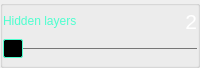
              <widget class="QGroupBox" name="layersCountGrBox">
               <property name="sizePolicy">
                <sizepolicy hsizetype="Expanding" vsizetype="Minimum">
                 <horstretch>0</horstretch>
                 <verstretch>0</verstretch>
                </sizepolicy>
               </property>
               <property name="maximumSize">
                <size>
                 <width>16777215</width>
                 <height>66</height>
                </size>
               </property>
               <layout class="QGridLayout" name="gridLayout">
                <property name="leftMargin">
                 <number>0</number>
                </property>
                <property name="topMargin">
                 <number>5</number>
                </property>
                <property name="rightMargin">
                 <number>0</number>
                </property>
                <property name="bottomMargin">
                 <number>6</number>
                </property>
                <property name="horizontalSpacing">
                 <number>0</number>
                </property>
                <property name="verticalSpacing">
                 <number>6</number>
                </property>
                <item row="0" column="0">
                 <widget class="QLabel" name="hiddenTextLabel">
                  <property name="minimumSize">
                   <size>
                    <width>0</width>
                    <height>20</height>
                   </size>
                  </property>
                  <property name="maximumSize">
                   <size>
                    <width>16777215</width>
                    <height>20</height>
                   </size>
                  </property>
                  <property name="font">
                   <font>
                    <family>Segoe UI</family>
                    <pointsize>9</pointsize>
                    <bold>false</bold>
                   </font>
                  </property>
                  <property name="styleSheet">
                   <string notr="true">color: rgb(78, 255, 207);</string>
                  </property>
                  <property name="text">
                   <string>Hidden layers</string>
                  </property>
                 </widget>
                </item>
                <item row="0" column="1">
                 <widget class="QLabel" name="layersValueLabel">
                  <property name="minimumSize">
                   <size>
                    <width>0</width>
                    <height>20</height>
                   </size>
                  </property>
                  <property name="maximumSize">
                   <size>
                    <width>16777215</width>
                    <height>20</height>
                   </size>
                  </property>
                  <property name="font">
                   <font>
                    <pointsize>16</pointsize>
                   </font>
                  </property>
                  <property name="layoutDirection">
                   <enum>Qt::LeftToRight</enum>
                  </property>
                  <property name="styleSheet">
                   <string notr="true">color: rgb(255, 255, 255)</string>
                  </property>
                  <property name="text">
                   <string>2</string>
                  </property>
                  <property name="alignment">
                   <set>Qt::AlignRight|Qt::AlignTrailing|Qt::AlignVCenter</set>
                  </property>
                 </widget>
                </item>
                <item row="1" column="0" colspan="2">
                 <widget class="QSlider" name="layersCountHorSlider">
                  <property name="sizePolicy">
                   <sizepolicy hsizetype="Expanding" vsizetype="Fixed">
                    <horstretch>0</horstretch>
                    <verstretch>0</verstretch>
                   </sizepolicy>
                  </property>
                  <property name="minimumSize">
                   <size>
                    <width>0</width>
                    <height>22</height>
                   </size>
                  </property>
                  <property name="maximumSize">
                   <size>
                    <width>16777215</width>
                    <height>22</height>
                   </size>
                  </property>
                  <property name="font">
                   <font>
                    <pointsize>9</pointsize>
                   </font>
                  </property>
                  <property name="cursor">
                   <cursorShape>ArrowCursor</cursorShape>
                  </property>
                  <property name="styleSheet">
                   <string notr="true">QSlider::groove:horizontal {
background: rgb(78, 255, 207);
height: 1px;
}

QSlider::add-page:horizontal {
border: 1px solid #777;
}

QSlider::handle:horizontal {
background: rgb(0, 0, 0);
border: 1px solid rgb(78, 255, 207);
width: 18px;
margin-top: -9px;
margin-bottom: -9px;
border-radius: 2px;
}

QSlider::handle:horizontal:hover {
background: qlineargradient(spread:pad, x1:0.5, y1:1, x2:0.5, y2:0, stop:0 rgba(41, 157, 105, 241), stop:0.898305 rgba(0, 0, 0, 255));
}

QSlider::handle:horizontal:pressed {
background: rgb(83, 85, 84);
border-color: white;
}

</string>
                  </property>
                  <property name="minimum">
                   <number>200</number>
                  </property>
                  <property name="maximum">
                   <number>599</number>
                  </property>
                  <property name="pageStep">
                   <number>0</number>
                  </property>
                  <property name="value">
                   <number>200</number>
                  </property>
                  <property name="sliderPosition">
                   <number>200</number>
                  </property>
                  <property name="tracking">
                   <bool>false</bool>
                  </property>
                  <property name="orientation">
                   <enum>Qt::Horizontal</enum>
                  </property>
                  <property name="tickPosition">
                   <enum>QSlider::NoTicks</enum>
                  </property>
                  <property name="tickInterval">
                   <number>1</number>
                  </property>
                 </widget>
                </item>
               </layout>
              </widget>
